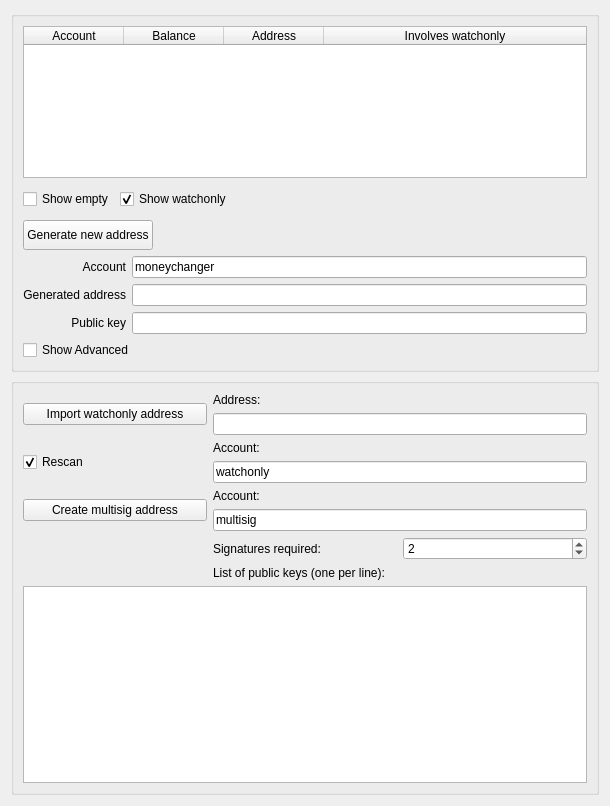
<?xml version="1.0" encoding="UTF-8"?>
<ui version="4.0">
 <class>BtcReceiveDlg</class>
 <widget class="QWidget" name="BtcReceiveDlg">
  <property name="geometry">
   <rect>
    <x>0</x>
    <y>0</y>
    <width>610</width>
    <height>806</height>
   </rect>
  </property>
  <property name="windowTitle">
   <string>Receive Bitcoin</string>
  </property>
  <layout class="QVBoxLayout" name="verticalLayout_2">
   <item>
    <widget class="QGroupBox" name="groupBox_2">
     <property name="sizePolicy">
      <sizepolicy hsizetype="Preferred" vsizetype="Fixed">
       <horstretch>0</horstretch>
       <verstretch>0</verstretch>
      </sizepolicy>
     </property>
     <property name="maximumSize">
      <size>
       <width>16777215</width>
       <height>361</height>
      </size>
     </property>
     <property name="title">
      <string/>
     </property>
     <layout class="QVBoxLayout" name="verticalLayout">
      <item>
       <widget class="QTableWidget" name="tableAddresses">
        <property name="sizePolicy">
         <sizepolicy hsizetype="Minimum" vsizetype="Fixed">
          <horstretch>0</horstretch>
          <verstretch>0</verstretch>
         </sizepolicy>
        </property>
        <property name="minimumSize">
         <size>
          <width>0</width>
          <height>0</height>
         </size>
        </property>
        <property name="maximumSize">
         <size>
          <width>16777215</width>
          <height>200</height>
         </size>
        </property>
        <attribute name="horizontalHeaderStretchLastSection">
         <bool>true</bool>
        </attribute>
        <column>
         <property name="text">
          <string>Account</string>
         </property>
        </column>
        <column>
         <property name="text">
          <string>Balance</string>
         </property>
        </column>
        <column>
         <property name="text">
          <string>Address</string>
         </property>
        </column>
        <column>
         <property name="text">
          <string>Involves watchonly</string>
         </property>
        </column>
       </widget>
      </item>
      <item>
       <layout class="QHBoxLayout" name="horizontalLayout">
        <item>
         <widget class="QCheckBox" name="checkShowEmpty">
          <property name="sizePolicy">
           <sizepolicy hsizetype="Minimum" vsizetype="Fixed">
            <horstretch>0</horstretch>
            <verstretch>0</verstretch>
           </sizepolicy>
          </property>
          <property name="maximumSize">
           <size>
            <width>16777215</width>
            <height>30</height>
           </size>
          </property>
          <property name="text">
           <string>Show empty</string>
          </property>
         </widget>
        </item>
        <item>
         <widget class="QCheckBox" name="checkShowWatchonly">
          <property name="sizePolicy">
           <sizepolicy hsizetype="Minimum" vsizetype="Fixed">
            <horstretch>0</horstretch>
            <verstretch>0</verstretch>
           </sizepolicy>
          </property>
          <property name="maximumSize">
           <size>
            <width>16777215</width>
            <height>30</height>
           </size>
          </property>
          <property name="toolTip">
           <string>Show watchonly addresses and include them in balance calculations.</string>
          </property>
          <property name="text">
           <string>Show watchonly</string>
          </property>
          <property name="checked">
           <bool>true</bool>
          </property>
         </widget>
        </item>
        <item>
         <spacer name="horizontalSpacer">
          <property name="sizePolicy">
           <sizepolicy hsizetype="Minimum" vsizetype="Fixed">
            <horstretch>0</horstretch>
            <verstretch>0</verstretch>
           </sizepolicy>
          </property>
          <property name="maximumSize">
           <size>
            <width>16777215</width>
            <height>30</height>
           </size>
          </property>
          <property name="orientation">
           <enum>Qt::Horizontal</enum>
          </property>
          <property name="sizeHint" stdset="0">
           <size>
            <width>40</width>
            <height>20</height>
           </size>
          </property>
         </spacer>
        </item>
       </layout>
      </item>
      <item>
       <layout class="QHBoxLayout" name="horizontalLayout_2">
        <item>
         <widget class="QPushButton" name="buttonNewAddress">
          <property name="sizePolicy">
           <sizepolicy hsizetype="Minimum" vsizetype="Fixed">
            <horstretch>0</horstretch>
            <verstretch>0</verstretch>
           </sizepolicy>
          </property>
          <property name="maximumSize">
           <size>
            <width>16777215</width>
            <height>30</height>
           </size>
          </property>
          <property name="text">
           <string>Generate new address</string>
          </property>
         </widget>
        </item>
        <item>
         <spacer name="horizontalSpacer_2">
          <property name="sizePolicy">
           <sizepolicy hsizetype="Minimum" vsizetype="Fixed">
            <horstretch>0</horstretch>
            <verstretch>0</verstretch>
           </sizepolicy>
          </property>
          <property name="maximumSize">
           <size>
            <width>16777215</width>
            <height>30</height>
           </size>
          </property>
          <property name="orientation">
           <enum>Qt::Horizontal</enum>
          </property>
          <property name="sizeHint" stdset="0">
           <size>
            <width>40</width>
            <height>20</height>
           </size>
          </property>
         </spacer>
        </item>
       </layout>
      </item>
      <item>
       <layout class="QGridLayout" name="gridLayout_2" rowstretch="0,0,0" columnstretch="0,1">
        <item row="0" column="0">
         <widget class="QLabel" name="label_3">
          <property name="sizePolicy">
           <sizepolicy hsizetype="Minimum" vsizetype="Fixed">
            <horstretch>0</horstretch>
            <verstretch>0</verstretch>
           </sizepolicy>
          </property>
          <property name="maximumSize">
           <size>
            <width>16777215</width>
            <height>30</height>
           </size>
          </property>
          <property name="text">
           <string>Account</string>
          </property>
          <property name="alignment">
           <set>Qt::AlignRight|Qt::AlignTrailing|Qt::AlignVCenter</set>
          </property>
         </widget>
        </item>
        <item row="0" column="1">
         <widget class="QLineEdit" name="editAccount">
          <property name="sizePolicy">
           <sizepolicy hsizetype="Minimum" vsizetype="Fixed">
            <horstretch>0</horstretch>
            <verstretch>0</verstretch>
           </sizepolicy>
          </property>
          <property name="maximumSize">
           <size>
            <width>16777215</width>
            <height>30</height>
           </size>
          </property>
          <property name="text">
           <string>moneychanger</string>
          </property>
         </widget>
        </item>
        <item row="1" column="0">
         <widget class="QLabel" name="label_7">
          <property name="sizePolicy">
           <sizepolicy hsizetype="Minimum" vsizetype="Fixed">
            <horstretch>0</horstretch>
            <verstretch>0</verstretch>
           </sizepolicy>
          </property>
          <property name="maximumSize">
           <size>
            <width>16777215</width>
            <height>30</height>
           </size>
          </property>
          <property name="text">
           <string>Generated address</string>
          </property>
          <property name="alignment">
           <set>Qt::AlignRight|Qt::AlignTrailing|Qt::AlignVCenter</set>
          </property>
         </widget>
        </item>
        <item row="1" column="1">
         <widget class="QLineEdit" name="editNewAddress">
          <property name="sizePolicy">
           <sizepolicy hsizetype="Minimum" vsizetype="Fixed">
            <horstretch>0</horstretch>
            <verstretch>0</verstretch>
           </sizepolicy>
          </property>
          <property name="maximumSize">
           <size>
            <width>16777215</width>
            <height>30</height>
           </size>
          </property>
          <property name="readOnly">
           <bool>true</bool>
          </property>
         </widget>
        </item>
        <item row="2" column="0">
         <widget class="QLabel" name="label_8">
          <property name="sizePolicy">
           <sizepolicy hsizetype="Minimum" vsizetype="Fixed">
            <horstretch>0</horstretch>
            <verstretch>0</verstretch>
           </sizepolicy>
          </property>
          <property name="maximumSize">
           <size>
            <width>16777215</width>
            <height>30</height>
           </size>
          </property>
          <property name="text">
           <string>Public key</string>
          </property>
          <property name="alignment">
           <set>Qt::AlignRight|Qt::AlignTrailing|Qt::AlignVCenter</set>
          </property>
         </widget>
        </item>
        <item row="2" column="1">
         <widget class="QLineEdit" name="editPubKey">
          <property name="sizePolicy">
           <sizepolicy hsizetype="Minimum" vsizetype="Fixed">
            <horstretch>0</horstretch>
            <verstretch>0</verstretch>
           </sizepolicy>
          </property>
          <property name="maximumSize">
           <size>
            <width>16777215</width>
            <height>30</height>
           </size>
          </property>
         </widget>
        </item>
       </layout>
      </item>
      <item>
       <widget class="QCheckBox" name="checkBox">
        <property name="sizePolicy">
         <sizepolicy hsizetype="Minimum" vsizetype="Fixed">
          <horstretch>0</horstretch>
          <verstretch>0</verstretch>
         </sizepolicy>
        </property>
        <property name="maximumSize">
         <size>
          <width>16777215</width>
          <height>30</height>
         </size>
        </property>
        <property name="text">
         <string>Show Advanced</string>
        </property>
       </widget>
      </item>
     </layout>
    </widget>
   </item>
   <item>
    <widget class="QGroupBox" name="groupBox">
     <property name="title">
      <string/>
     </property>
     <layout class="QGridLayout" name="gridLayout">
      <item row="0" column="0" rowspan="2">
       <widget class="QPushButton" name="buttonImport">
        <property name="text">
         <string>Import watchonly address</string>
        </property>
       </widget>
      </item>
      <item row="0" column="1">
       <widget class="QLabel" name="label_4">
        <property name="text">
         <string>Address:</string>
        </property>
       </widget>
      </item>
      <item row="1" column="1" colspan="2">
       <widget class="QLineEdit" name="editImportAddress"/>
      </item>
      <item row="2" column="0" rowspan="2">
       <widget class="QCheckBox" name="checkImportRescan">
        <property name="text">
         <string>Rescan</string>
        </property>
        <property name="checked">
         <bool>true</bool>
        </property>
       </widget>
      </item>
      <item row="2" column="1">
       <widget class="QLabel" name="label_5">
        <property name="text">
         <string>Account:</string>
        </property>
       </widget>
      </item>
      <item row="3" column="1" colspan="2">
       <widget class="QLineEdit" name="editImportAccount">
        <property name="text">
         <string>watchonly</string>
        </property>
       </widget>
      </item>
      <item row="4" column="0" rowspan="2">
       <widget class="QPushButton" name="buttonCreateMultisig">
        <property name="toolTip">
         <string>Address will be added and imported to wallet so transactions show up as watchonly.</string>
        </property>
        <property name="text">
         <string>Create multisig address</string>
        </property>
       </widget>
      </item>
      <item row="4" column="1">
       <widget class="QLabel" name="label_6">
        <property name="text">
         <string>Account:</string>
        </property>
       </widget>
      </item>
      <item row="5" column="1" colspan="2">
       <widget class="QLineEdit" name="editMultisAccount">
        <property name="text">
         <string>multisig</string>
        </property>
       </widget>
      </item>
      <item row="6" column="1">
       <widget class="QLabel" name="label">
        <property name="text">
         <string>Signatures required:</string>
        </property>
       </widget>
      </item>
      <item row="6" column="2">
       <widget class="QSpinBox" name="spinSigsRequired">
        <property name="value">
         <number>2</number>
        </property>
       </widget>
      </item>
      <item row="7" column="1">
       <widget class="QLabel" name="label_2">
        <property name="text">
         <string>List of public keys (one per line):</string>
        </property>
       </widget>
      </item>
      <item row="8" column="0" colspan="3">
       <widget class="QPlainTextEdit" name="textPublicKeys">
        <property name="toolTip">
         <string>Enter one public key or address per line. Addresses only work if bitcoin-qt knows their public key.</string>
        </property>
       </widget>
      </item>
     </layout>
    </widget>
   </item>
  </layout>
 </widget>
 <resources/>
 <connections/>
</ui>
